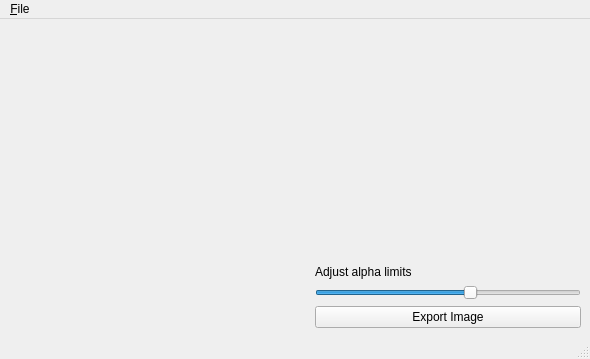
<?xml version="1.0" encoding="UTF-8"?>
<ui version="4.0">
 <class>MainWindow</class>
 <widget class="QMainWindow" name="MainWindow">
  <property name="geometry">
   <rect>
    <x>0</x>
    <y>0</y>
    <width>590</width>
    <height>359</height>
   </rect>
  </property>
  <property name="acceptDrops">
   <bool>true</bool>
  </property>
  <property name="windowTitle">
   <string>MainWindow</string>
  </property>
  <widget class="QWidget" name="centralwidget">
   <property name="sizePolicy">
    <sizepolicy hsizetype="Preferred" vsizetype="Preferred">
     <horstretch>0</horstretch>
     <verstretch>0</verstretch>
    </sizepolicy>
   </property>
   <property name="minimumSize">
    <size>
     <width>0</width>
     <height>0</height>
    </size>
   </property>
   <layout class="QHBoxLayout" name="horizontalLayout_3">
    <item>
     <widget class="GraphicsLayoutWidget" name="imageWidget" native="true">
      <property name="sizePolicy">
       <sizepolicy hsizetype="Expanding" vsizetype="Expanding">
        <horstretch>0</horstretch>
        <verstretch>0</verstretch>
       </sizepolicy>
      </property>
      <property name="minimumSize">
       <size>
        <width>300</width>
        <height>300</height>
       </size>
      </property>
      <property name="acceptDrops">
       <bool>false</bool>
      </property>
     </widget>
    </item>
    <item>
     <layout class="QVBoxLayout" name="verticalLayout">
      <item>
       <layout class="QHBoxLayout" name="horizontalLayout_4">
        <item>
         <widget class="GraphicsLayoutWidget" name="histoWidget1" native="true">
          <property name="sizePolicy">
           <sizepolicy hsizetype="MinimumExpanding" vsizetype="MinimumExpanding">
            <horstretch>0</horstretch>
            <verstretch>0</verstretch>
           </sizepolicy>
          </property>
          <property name="minimumSize">
           <size>
            <width>110</width>
            <height>180</height>
           </size>
          </property>
         </widget>
        </item>
        <item>
         <widget class="GraphicsLayoutWidget" name="histoWidget2" native="true">
          <property name="sizePolicy">
           <sizepolicy hsizetype="MinimumExpanding" vsizetype="MinimumExpanding">
            <horstretch>0</horstretch>
            <verstretch>0</verstretch>
           </sizepolicy>
          </property>
          <property name="minimumSize">
           <size>
            <width>110</width>
            <height>180</height>
           </size>
          </property>
         </widget>
        </item>
       </layout>
      </item>
      <item>
       <widget class="QLabel" name="labelAdjustContrastLimits">
        <property name="text">
         <string>Adjust alpha limits</string>
        </property>
       </widget>
      </item>
      <item>
       <widget class="QSlider" name="alphaSlider">
        <property name="sizePolicy">
         <sizepolicy hsizetype="MinimumExpanding" vsizetype="Fixed">
          <horstretch>0</horstretch>
          <verstretch>0</verstretch>
         </sizepolicy>
        </property>
        <property name="minimumSize">
         <size>
          <width>20</width>
          <height>0</height>
         </size>
        </property>
        <property name="maximum">
         <number>255</number>
        </property>
        <property name="value">
         <number>150</number>
        </property>
        <property name="orientation">
         <enum>Qt::Horizontal</enum>
        </property>
       </widget>
      </item>
      <item>
       <widget class="QPushButton" name="pushButton_ExportIm">
        <property name="text">
         <string>Export Image</string>
        </property>
       </widget>
      </item>
     </layout>
    </item>
   </layout>
  </widget>
  <widget class="QMenuBar" name="menubar">
   <property name="geometry">
    <rect>
     <x>0</x>
     <y>0</y>
     <width>590</width>
     <height>21</height>
    </rect>
   </property>
   <widget class="QMenu" name="menu_File">
    <property name="title">
     <string>&amp;File</string>
    </property>
    <addaction name="action_Open"/>
    <addaction name="action_Load_demo"/>
    <addaction name="separator"/>
    <addaction name="action_Export_Image"/>
    <addaction name="separator"/>
    <addaction name="action_Exit"/>
   </widget>
   <addaction name="menu_File"/>
  </widget>
  <widget class="QStatusBar" name="statusbar"/>
  <action name="action_Open">
   <property name="icon">
    <iconset>
     <normaloff>resources/file-open.png</normaloff>resources/file-open.png</iconset>
   </property>
   <property name="text">
    <string>&amp;Open...</string>
   </property>
   <property name="toolTip">
    <string>Open an image</string>
   </property>
  </action>
  <action name="action_Load_demo">
   <property name="icon">
    <iconset>
     <normaloff>resources/help-content.png</normaloff>resources/help-content.png</iconset>
   </property>
   <property name="text">
    <string>&amp;Load Demo</string>
   </property>
  </action>
  <action name="action_Export_Image">
   <property name="icon">
    <iconset>
     <normaloff>resources/edit-copy.png</normaloff>resources/edit-copy.png</iconset>
   </property>
   <property name="text">
    <string>Export &amp;Image</string>
   </property>
  </action>
  <action name="action_Exit">
   <property name="icon">
    <iconset>
     <normaloff>resources/file-exit.png</normaloff>resources/file-exit.png</iconset>
   </property>
   <property name="text">
    <string>&amp;Exit</string>
   </property>
  </action>
 </widget>
 <customwidgets>
  <customwidget>
   <class>GraphicsLayoutWidget</class>
   <extends>QWidget</extends>
   <header>pyqtgraph</header>
   <container>1</container>
  </customwidget>
 </customwidgets>
 <resources/>
 <connections/>
</ui>
